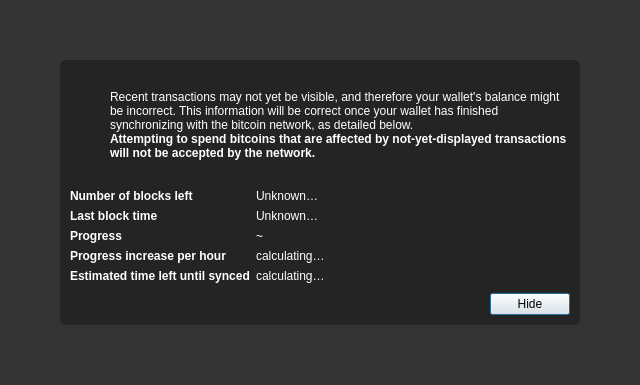
<?xml version="1.0" encoding="UTF-8"?>
<ui version="4.0">
 <class>ModalOverlay</class>
 <widget class="QWidget" name="ModalOverlay">
  <property name="geometry">
   <rect>
    <x>0</x>
    <y>0</y>
    <width>640</width>
    <height>385</height>
   </rect>
  </property>
  <property name="windowTitle">
   <string>Form</string>
  </property>
  <layout class="QVBoxLayout" name="verticalLayout" stretch="0">
   <property name="sizeConstraint">
    <enum>QLayout::SetDefaultConstraint</enum>
   </property>
   <property name="leftMargin">
    <number>0</number>
   </property>
   <property name="topMargin">
    <number>0</number>
   </property>
   <property name="rightMargin">
    <number>0</number>
   </property>
   <property name="bottomMargin">
    <number>0</number>
   </property>
   <item>
    <widget class="QWidget" name="bgWidget" native="true">
     <property name="styleSheet">
      <string notr="true">#bgWidget { background: rgba(0,0,0,200); }</string>
     </property>
     <layout class="QVBoxLayout" name="verticalLayoutMain" stretch="1">
      <property name="leftMargin">
       <number>60</number>
      </property>
      <property name="topMargin">
       <number>60</number>
      </property>
      <property name="rightMargin">
       <number>60</number>
      </property>
      <property name="bottomMargin">
       <number>60</number>
      </property>
      <item>
       <widget class="QWidget" name="contentWidget" native="true">
        <property name="styleSheet">
         <string notr="true">#contentWidget { background: rgba(36,36,36,255); border-radius: 6px; }

QLabel { color: rgb(255,255,255);  }</string>
        </property>
        <layout class="QVBoxLayout" name="verticalLayoutSub" stretch="1,0,0,0">
         <property name="spacing">
          <number>0</number>
         </property>
         <property name="leftMargin">
          <number>10</number>
         </property>
         <property name="topMargin">
          <number>10</number>
         </property>
         <property name="rightMargin">
          <number>10</number>
         </property>
         <property name="bottomMargin">
          <number>10</number>
         </property>
         <item>
          <layout class="QHBoxLayout" name="horizontalLayoutIconText" stretch="0,1">
           <property name="topMargin">
            <number>20</number>
           </property>
           <item>
            <layout class="QVBoxLayout" name="verticalLayoutIcon">
             <property name="leftMargin">
              <number>0</number>
             </property>
             <item>
              <widget class="QPushButton" name="warningIcon">
               <property name="enabled">
                <bool>false</bool>
               </property>
               <property name="text">
                <string/>
               </property>
               <property name="icon">
                <iconset>
                 <normaloff>:/icons/warning</normaloff>
                 <disabledoff>:/icons/warning</disabledoff>:/icons/warning</iconset>
               </property>
               <property name="iconSize">
                <size>
                 <width>48</width>
                 <height>48</height>
                </size>
               </property>
               <property name="flat">
                <bool>true</bool>
               </property>
              </widget>
             </item>
             <item>
              <spacer name="verticalSpacerWarningIcon">
               <property name="orientation">
                <enum>Qt::Vertical</enum>
               </property>
               <property name="sizeHint" stdset="0">
                <size>
                 <width>20</width>
                 <height>40</height>
                </size>
               </property>
              </spacer>
             </item>
            </layout>
           </item>
           <item>
            <layout class="QVBoxLayout" name="verticalLayoutInfoText">
             <property name="leftMargin">
              <number>0</number>
             </property>
             <property name="topMargin">
              <number>0</number>
             </property>
             <item>
              <widget class="QLabel" name="infoText">
               <property name="text">
                <string>Recent transactions may not yet be visible, and therefore your wallet's balance might be incorrect. This information will be correct once your wallet has finished synchronizing with the bitcoin network, as detailed below.</string>
               </property>
               <property name="textFormat">
                <enum>Qt::RichText</enum>
               </property>
               <property name="wordWrap">
                <bool>true</bool>
               </property>
              </widget>
             </item>
             <item>
              <widget class="QLabel" name="infoTextStrong">
               <property name="font">
                <font>
                 <weight>75</weight>
                 <bold>true</bold>
                </font>
               </property>
               <property name="text">
                <string>Attempting to spend bitcoins that are affected by not-yet-displayed transactions will not be accepted by the network.</string>
               </property>
               <property name="textFormat">
                <enum>Qt::RichText</enum>
               </property>
               <property name="wordWrap">
                <bool>true</bool>
               </property>
              </widget>
             </item>
             <item>
              <spacer name="verticalSpacerInTextSpace">
               <property name="orientation">
                <enum>Qt::Vertical</enum>
               </property>
               <property name="sizeHint" stdset="0">
                <size>
                 <width>20</width>
                 <height>40</height>
                </size>
               </property>
              </spacer>
             </item>
            </layout>
           </item>
          </layout>
         </item>
         <item>
          <spacer name="verticalSpacerAfterText">
           <property name="orientation">
            <enum>Qt::Vertical</enum>
           </property>
           <property name="sizeHint" stdset="0">
            <size>
             <width>20</width>
             <height>40</height>
            </size>
           </property>
          </spacer>
         </item>
         <item>
          <layout class="QFormLayout" name="formLayout">
           <property name="fieldGrowthPolicy">
            <enum>QFormLayout::FieldsStayAtSizeHint</enum>
           </property>
           <property name="horizontalSpacing">
            <number>6</number>
           </property>
           <property name="verticalSpacing">
            <number>6</number>
           </property>
           <property name="topMargin">
            <number>10</number>
           </property>
           <item row="0" column="0">
            <widget class="QLabel" name="labelNumberOfBlocksLeft">
             <property name="font">
              <font>
               <weight>75</weight>
               <bold>true</bold>
              </font>
             </property>
             <property name="text">
              <string>Number of blocks left</string>
             </property>
            </widget>
           </item>
           <item row="0" column="1">
            <widget class="QLabel" name="numberOfBlocksLeft">
             <property name="text">
              <string>Unknown…</string>
             </property>
            </widget>
           </item>
           <item row="1" column="0">
            <widget class="QLabel" name="labelLastBlockTime">
             <property name="font">
              <font>
               <weight>75</weight>
               <bold>true</bold>
              </font>
             </property>
             <property name="text">
              <string>Last block time</string>
             </property>
            </widget>
           </item>
           <item row="1" column="1">
            <widget class="QLabel" name="newestBlockDate">
             <property name="sizePolicy">
              <sizepolicy hsizetype="Maximum" vsizetype="Preferred">
               <horstretch>0</horstretch>
               <verstretch>0</verstretch>
              </sizepolicy>
             </property>
             <property name="text">
              <string>Unknown…</string>
             </property>
            </widget>
           </item>
           <item row="2" column="0">
            <widget class="QLabel" name="labelSyncDone">
             <property name="font">
              <font>
               <weight>75</weight>
               <bold>true</bold>
              </font>
             </property>
             <property name="text">
              <string>Progress</string>
             </property>
            </widget>
           </item>
           <item row="2" column="1">
            <layout class="QHBoxLayout" name="horizontalLayoutSync" stretch="0,1">
             <item>
              <widget class="QLabel" name="percentageProgress">
               <property name="text">
                <string notr="true">~</string>
               </property>
              </widget>
             </item>
            </layout>
           </item>
           <item row="4" column="0">
            <widget class="QLabel" name="labelProgressIncrease">
             <property name="font">
              <font>
               <weight>75</weight>
               <bold>true</bold>
              </font>
             </property>
             <property name="text">
              <string>Progress increase per hour</string>
             </property>
            </widget>
           </item>
           <item row="4" column="1">
            <widget class="QLabel" name="progressIncreasePerH">
             <property name="text">
              <string>calculating…</string>
             </property>
            </widget>
           </item>
           <item row="5" column="0">
            <widget class="QLabel" name="labelEstimatedTimeLeft">
             <property name="font">
              <font>
               <weight>75</weight>
               <bold>true</bold>
              </font>
             </property>
             <property name="text">
              <string>Estimated time left until synced</string>
             </property>
            </widget>
           </item>
           <item row="5" column="1">
            <widget class="QLabel" name="expectedTimeLeft">
             <property name="text">
              <string>calculating…</string>
             </property>
            </widget>
           </item>
          </layout>
         </item>
         <item>
          <layout class="QHBoxLayout" name="horizontalLayoutButtons">
           <property name="leftMargin">
            <number>10</number>
           </property>
           <property name="topMargin">
            <number>10</number>
           </property>
           <item>
            <spacer name="horizontalSpacer">
             <property name="orientation">
              <enum>Qt::Horizontal</enum>
             </property>
             <property name="sizeHint" stdset="0">
              <size>
               <width>40</width>
               <height>20</height>
              </size>
             </property>
            </spacer>
           </item>
           <item>
            <widget class="QPushButton" name="closeButton">
             <property name="text">
              <string>Hide</string>
             </property>
             <property name="shortcut">
              <string>Esc</string>
             </property>
             <property name="focusPolicy">
              <enum>Qt::StrongFocus</enum>
             </property>
             <property name="default">
              <bool>true</bool>
             </property>
            </widget>
           </item>
          </layout>
         </item>
        </layout>
       </widget>
      </item>
     </layout>
    </widget>
   </item>
  </layout>
 </widget>
 <resources/>
 <connections/>
</ui>
